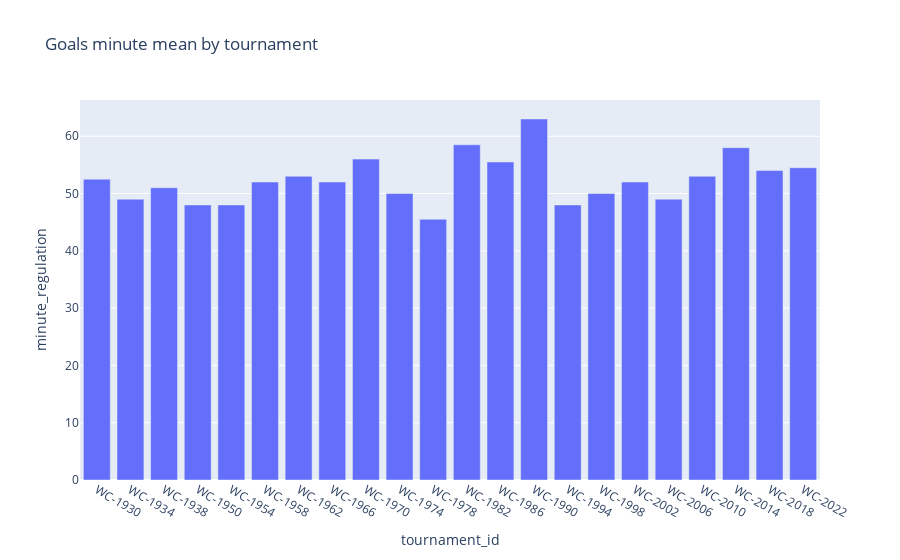

Notebook source saved alongside this figure:
### Code cell
goal_fig = px.bar(goal_period, y="minute_regulation", title="Goals minute mean by tournament")
goal_fig.show()

### Figure 1 — Plotly figure (JSON) as saved in the notebook; plotly's stock layout.template omitted (floating-point values rounded to 4 significant figures)
{"data": [{"alignmentgroup": "True", "hovertemplate": "tournament_id=%{x}<br>minute_regulation=%{y}<extra></extra>", "legendgroup": "", "marker": {"color": "#636efa", "pattern": {"shape": ""}}, "name": "", "offsetgroup": "", "orientation": "v", "showlegend": false, "textposition": "auto", "type": "bar", "x": ["WC-1930", "WC-1934", "WC-1938", "WC-1950", "WC-1954", "WC-1958", "WC-1962", "WC-1966", "WC-1970", "WC-1974", "WC-1978", "WC-1982", "WC-1986", "WC-1990", "WC-1994", "WC-1998", "WC-2002", "WC-2006", "WC-2010", "WC-2014", "WC-2018", "WC-2022"], "xaxis": "x", "y": [52.5, 49, 51, 48, 48, 52, 53, 52, 56, 50, 45.5, 58.5, 55.5, 63, 48, 50, 52, 49, 53, 58, 54, 54.5], "yaxis": "y"}], "layout": {"barmode": "relative", "legend": {"tracegroupgap": 0}, "title": {"text": "Goals minute mean by tournament"}, "xaxis": {"anchor": "y", "domain": [0, 1], "title": {"text": "tournament_id"}}, "yaxis": {"anchor": "x", "domain": [0, 1], "title": {"text": "minute_regulation"}}}}
